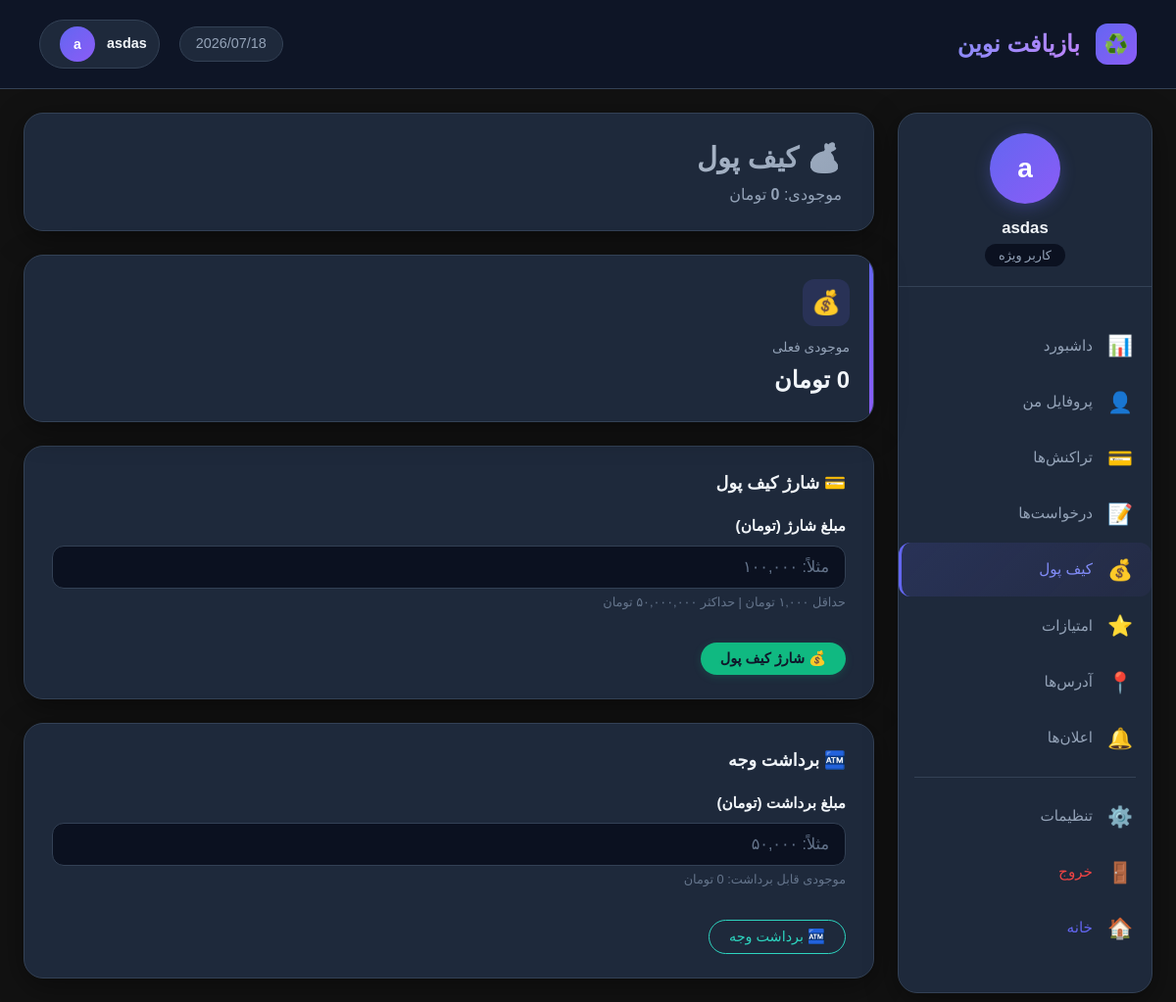
Screenshot of /wallet (signed in) with the database file from the repository.
### tables this page shows
CREATE TABLE `users` (
  `id` int(255) NOT NULL,
  `email` varchar(255) NOT NULL,
  `password` varchar(255) NOT NULL,
  `first_name` varchar(100) DEFAULT NULL,
  `last_name` varchar(100) DEFAULT NULL,
  `phone` varchar(20) DEFAULT NULL,
  `address` text DEFAULT NULL,
  `profile_picture` varchar(255) DEFAULT NULL,
  `user_level` enum('bronze','silver','gold','diamond','vip') DEFAULT 'bronze',
  `total_points` int(11) DEFAULT 0,
  `wallet_balance` int(11) DEFAULT 0,
  `created_at` timestamp NOT NULL DEFAULT current_timestamp(),
  `updated_at` timestamp NOT NULL DEFAULT current_timestamp() ON UPDATE current_timestamp()
);

### index.php (called while the page is built, shortened)
<?php
require_once BASE_PATH . '/app/Core/Router.php';
$uri = $_SERVER['REQUEST_URI'] ?? '/';
$path = (string) parse_url($uri, PHP_URL_PATH);
$router = new Router();
$router->dispatch($_SERVER['REQUEST_METHOD'], $path);

### views/wallet.php (the view, shortened to what this page needs)
<?php
require_once __DIR__ . "/inc_db.php";
$user_id = $_SESSION['user_id'];
$stmt = $db->prepare("SELECT * FROM users WHERE id = ?");
$stmt->execute([$user_id]);
$user = $stmt->fetch(PDO::FETCH_ASSOC);
$user_name = htmlspecialchars(trim($user['first_name'] . ' ' . $user['last_name']));
if (empty($user_name)) $user_name = explode('@', $user['email'])[0];
$user_initials = mb_substr($user['first_name'] ?? '', 0, 1) . mb_substr($user['last_name'] ?? '', 0, 1);
if (empty(trim($user_initials))) $user_initials = mb_substr($user['email'] ?? 'م', 0, 1);
$wallet_balance = (int)($user['wallet_balance'] ?? 0);
?>
<!DOCTYPE html>
<html lang="fa" dir="rtl">
<head>
</head>
<body>
<div class="dashboard-wrapper">
    <header class="dashboard-header">
        <div class="header-content">
            <div class="header-left">
                <div class="logo-icon">♻️</div>
                <span class="logo-text">بازیافت نوین</span>
            </div>
            <div class="header-right">
                <span class="date"><?= date('Y/m/d') ?></span>
                <div class="user-profile-btn" id="sidebarToggleBtn">
                    <span class="user-name"><?= htmlspecialchars($user_name) ?></span>
                    <div class="user-avatar"><?= htmlspecialchars($user_initials) ?></div>
                </div>
            </div>
        </div>
    </header>
    <div class="dashboard-body">
        <aside class="sidebar">
            <div class="sidebar-user">
                <div class="sidebar-avatar"><?= htmlspecialchars($user_initials) ?></div>
                <div class="sidebar-username"><?= htmlspecialchars($user_name) ?></div>
                <span class="sidebar-role">کاربر ویژه</span>
            </div>
            <ul class="sidebar-menu">
                <li><a href="dashboard"><span class="icon">📊</span> داشبورد</a></li>
                <li><a href="profile"><span class="icon">👤</span> پروفایل من</a></li>
                <li><a href="transactions"><span class="icon">💳</span> تراکنش‌ها</a></li>
                <li><a href="/baziaft234/request"><span class="icon">📝</span> درخواست‌ها</a></li>
                <li><a href="wallet" class="active"><span class="icon">💰</span> کیف پول</a></li>
                <li><a href="rewards"><span class="icon">⭐</span> امتیازات</a></li>
                <li><a href="addresses"><span class="icon">📍</span> آدرس‌ها</a></li>
                <li><a href="notifications"><span class="icon">🔔</span> اعلان‌ها</a></li>
                <div class="sidebar-divider"></div>
                <li><a href="settings"><span class="icon">⚙️</span> تنظیمات</a></li>
                <li><a href="logout" style="color: var(--danger);"><span class="icon">🚪</span> خروج</a></li>
                <li><a href="index" style="color: var(--primary);"><span class="icon">🏠</span> خانه</a></li>
            </ul>
        </aside>
        <main class="main-content">
            <div class="page-header">
                <h1>💰 کیف پول</h1>
                <p>موجودی: <strong><?= number_format($wallet_balance) ?></strong> تومان</p>
            </div>
            <div class="stats-grid" style="margin-bottom: 24px;">
                <div class="stat-card">
                    <div class="stat-icon">💰</div>
                    <div class="stat-label">موجودی فعلی</div>
                    <div class="stat-value" style="font-size: 1.5rem;"><?= number_format($wallet_balance) ?> تومان</div>
                </div>
            </div>
            <div class="card">
                <div class="card-header"><h3>💳 شارژ کیف پول</h3></div>
                <form method="POST">
                    <div class="form-group">
                        <label>مبلغ شارژ (تومان)</label>
                        <input type="number" name="amount" min="1000" max="50000000" step="1000"
                               placeholder="مثلاً: ۱۰۰,۰۰۰" required
                               style="background: var(--bg-dark); border: 1px solid var(--border-color); border-radius: 12px; padding: 12px 16px; color: var(--text-primary); width: 100%; font-size: 1rem;">
                        <small style="color: var(--text-muted);">حداقل ۱,۰۰۰ تومان | حداکثر ۵۰,۰۰۰,۰۰۰ تومان</small>
                    </div>
                    <button type="submit" class="btn btn-primary" style="margin-top: 12px;">💰 شارژ کیف پول</button>
                </form>
            </div>
            <div class="card">
                <div class="card-header"><h3>🏧 برداشت وجه</h3></div>
                <form method="POST">
                    <div class="form-group">
                        <label>مبلغ برداشت (تومان)</label>
                        <input type="number" name="amount" min="1000" max="<?= $wallet_balance ?>" step="1000"
                               placeholder="مثلاً: ۵۰,۰۰۰" required
                               style="background: var(--bg-dark); border: 1px solid var(--border-color); border-radius: 12px; padding: 12px 16px; color: var(--text-primary); width: 100%; font-size: 1rem;">
                        <small style="color: var(--text-muted);">موجودی قابل برداشت: <?= number_format($wallet_balance) ?> تومان</small>
                    </div>
                    <button type="submit" class="btn btn-outline" style="margin-top: 12px;">🏧 برداشت وجه</button>
                </form>
            </div>
        </main>
    </div>
</div>
</body>
</html>

### app/Core/Router.php (shortened to what this page needs)
<?php
class Router
{
    protected $routes = [];
    public function any($uri, $controller)
    {
        $this->routes[] = ['uri' => $uri, 'controller' => $controller];
    }
    public function dispatch($method, $uri)
    {
        foreach ($this->routes as $route) {
            if ($route['uri'] === $uri) {
                return require BASE_PATH . '/views/' . $route['controller'];
            }
        }
    }
}

### rows the page displays
users: email "asdas", email "a", wallet_balance "0"
